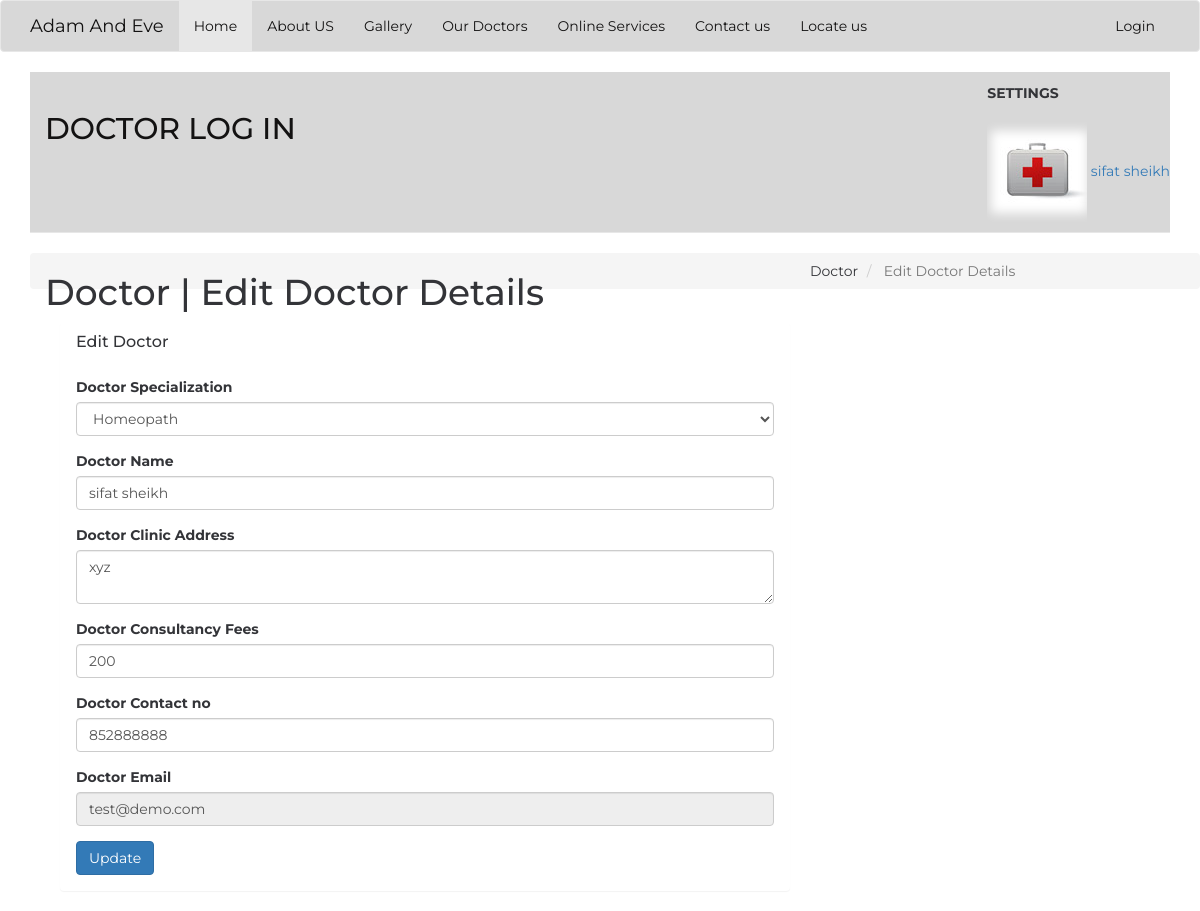
Page /doctor/edit-profile.php (signed in) on the committed database.
### tables this page shows
CREATE TABLE `doctors` (
  `id` int(11) NOT NULL,
  `specilization` varchar(255) NOT NULL,
  `doctorName` varchar(255) NOT NULL,
  `address` longtext NOT NULL,
  `docFees` varchar(255) NOT NULL,
  `timing1` time NOT NULL,
  `timing2` time NOT NULL,
  `timing3` time NOT NULL,
  `contactno` bigint(11) NOT NULL,
  `docEmail` varchar(255) NOT NULL,
  `password` varchar(255) NOT NULL,
  `creationDate` timestamp NOT NULL DEFAULT CURRENT_TIMESTAMP,
  `updationDate` varchar(255) NOT NULL
);

### doctor/edit-profile.php (the view, shortened to what this page needs)
<!DOCTYPE html>
<html>
<head>
	<link rel="stylesheet" type="text/css" href="https://maxcdn.bootstrapcdn.com/bootstrap/3.3.5/css/bootstrap.min.css">
    <link rel="stylesheet" type="text/css" href="https://maxcdn.bootstrapcdn.com/font-awesome/4.4.0/css/font-awesome.min.css">
	<link rel="stylesheet" type="text/css" href="hosp.css">
</head>
<body>
<nav class="navbar navbar-default">
  <div class="container">
    <div class="navbar-header">
    <a class="navbar-brand" href="../hospital.php">Adam And Eve</a>
    </div>
    <div class="collapse navbar-collapse" id="bs-example-navbar-collapse-1">
      <ul class="nav navbar-nav">
       <li class="active"><a href="../hospital.php">Home</a></li>
         <li><a href="../aboutus.php">About US</a></li>
          <li><a href="../gallery.html">Gallery</a></li>
        <li><a href="../doctors.html">Our Doctors</a></li>
        <li><a href="../user-login.php">Online Services</a></li>
        <li><a href="../cont1.php">Contact us</a></li>
          <li><a href="../locateus.php">Locate us</a></li>
      </ul>
      <ul class="nav navbar-nav navbar-right">
        <li><a href="index.php">Login</a></li>
      </ul>
    </div>
  </div>
</nav>
<div class="container">
	<header class="navbar navbar-default navbar-static-top">
					<div class="navbar-header">
						<a class="navbar-brand" href="#">
							<h2 style="padding-top:2% ">DOCTOR LOG IN</h2>
						</a>
					</div>
					<div class="navbar-collapse collapse">
						<ul class="nav navbar-right">
								<li  style="padding-top:2% ">
								<H5>  &nbsp &nbsp <strong>SETTINGS</strong>   </h5>
							</li>
							<li class="dropdown current-user">
								<a href class="dropdown-toggle" data-toggle="dropdown">
									<img src="4.png" alt="Peter"> <span class="username">
									<?php $query=mysql_query("select doctorName from doctors where id='".$_SESSION['id']."'");
while($row=mysql_fetch_array($query))
{
	echo $row['doctorName'];
}
									?> <i class="ti-angle-down"></i></i></span>
								</a>
							</li>
						</ul>
					</div>
				</header>
				<div class="main-content" >
					<div class="wrap-content container" id="container">
						<section id="page-title">
							<div class="row">
								<div class="col-sm-8">
									<h1 class="mainTitle">Doctor | Edit Doctor Details</h1>
																	</div>
								<ol class="breadcrumb">
									<li>
										<span>Doctor</span>
									</li>
									<li class="active">
										<span>Edit Doctor Details</span>
									</li>
								</ol>
							</div>
						</section>
						<div class="container-fluid container-fullw bg-white">
							<div class="row">
								<div class="col-md-12">
									<div class="row margin-top-30">
										<div class="col-lg-8 col-md-12">
											<div class="panel panel-white">
												<div class="panel-heading">
													<h5 class="panel-title">Edit Doctor</h5>
												</div>
												<div class="panel-body">
									<?php $sql=mysql_query("select * from doctors where docEmail='".$_SESSION['dlogin']."'");
while($data=mysql_fetch_array($sql))
{
?>
													<form role="form" name="adddoc" method="post" onSubmit="return valid();">
														<div class="form-group">
															<label for="DoctorSpecialization">
																Doctor Specialization
															</label>
							<select name="Doctorspecialization" class="form-control" required="required">
					<option value="<?php echo htmlentities($data['specilization']);?>">
					<?php echo htmlentities($data['specilization']);?></option>
															</select>
														</div>
<div class="form-group">
															<label for="doctorname">
																 Doctor Name
															</label>
	<input type="text" name="docname" class="form-control" value="<?php echo htmlentities($data['doctorName']);?>" >
														</div>
<div class="form-group">
															<label for="address">
																 Doctor Clinic Address
															</label>
					<textarea name="clinicaddress" class="form-control"><?php echo htmlentities($data['address']);?></textarea>
														</div>
<div class="form-group">
															<label for="fess">
																 Doctor Consultancy Fees
															</label>
		<input type="text" name="docfees" class="form-control" required="required"  value="<?php echo htmlentities($data['docFees']);?>" >
														</div>
<div class="form-group">
									<label for="fess">
																 Doctor Contact no
															</label>
					<input type="text" name="doccontact" class="form-control" required="required"  value="<?php echo htmlentities($data['contactno']);?>">
														</div>
<div class="form-group">
									<label for="fess">
																 Doctor Email
															</label>
					<input type="email" name="docemail" class="form-control"  readonly="readonly"  value="<?php echo htmlentities($data['docEmail']);?>">
														</div>
														<?php } ?>
														<button type="submit" name="submit" class="btn btn-o btn-primary">
															Update
														</button>
													</form>
												</div>
											</div>
										</div>
											</div>
										</div>
								</div>
					</div>
</div>
</body>
</html>

### doctor/hosp.css (style rules this page uses)
body { background: url(https://images.unsplash.com/photo-1519494140681-8b17d830a3e9?ixlib=rb-0.3.5&s=4ba09aa340a1626fc49ae2fd479aa34b&auto=format&fit=crop&w=753&q=80); background-size: cover; background-position: center; color: #333438; font-family: 'Montserrat', sans-serif; }
html { height: 100%; }
.navbar-default { background-color: #d8d8d8; }
.navbar-default .navbar-nav>li>a, .navbar-default .navbar-nav>.active>a, .navbar-default .navbar-brand { color: #131212; }

### rows in the picture
doctors: doctorName "sifat sheikh", Doctorspecialization "Homeopath", docname "sifat sheikh", clinicaddress "xyz", docfees "200", doccontact "852888888", docemail "test@demo.com"
